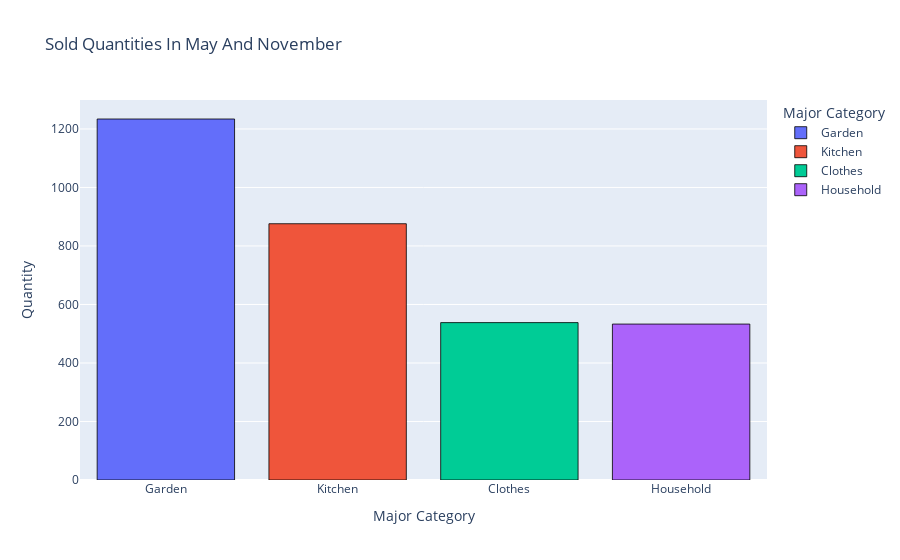

Notebook cell for this chart:
### Code cell
fig = px.bar(df_EDA[df_EDA.invoicedate.dt.month.isin([5, 11])].groupby('major_category')['quantity'].sum().reset_index().sort_values(by='quantity', ascending=False),
             x='major_category', y='quantity', color='major_category',
             title='Sold Quantities In May And November',
             labels={'major_category':'Major Category', 'quantity':'Quantity'})
fig.update_traces(marker_line_color = 'black', marker_line_width = 0.8)
fig.show()

### Figure 1 — Plotly figure (JSON) as saved in the notebook; plotly's stock layout.template omitted (floating-point values rounded to 4 significant figures)
{"data": [{"alignmentgroup": "True", "hovertemplate": "Major Category=%{x}<br>Quantity=%{y}<extra></extra>", "legendgroup": "Garden", "marker": {"color": "#636efa", "line": {"color": "black", "width": 0.8}, "pattern": {"shape": ""}}, "name": "Garden", "offsetgroup": "Garden", "orientation": "v", "showlegend": true, "textposition": "auto", "type": "bar", "x": ["Garden"], "xaxis": "x", "y": [1234], "yaxis": "y"}, {"alignmentgroup": "True", "hovertemplate": "Major Category=%{x}<br>Quantity=%{y}<extra></extra>", "legendgroup": "Kitchen", "marker": {"color": "#EF553B", "line": {"color": "black", "width": 0.8}, "pattern": {"shape": ""}}, "name": "Kitchen", "offsetgroup": "Kitchen", "orientation": "v", "showlegend": true, "textposition": "auto", "type": "bar", "x": ["Kitchen"], "xaxis": "x", "y": [876], "yaxis": "y"}, {"alignmentgroup": "True", "hovertemplate": "Major Category=%{x}<br>Quantity=%{y}<extra></extra>", "legendgroup": "Clothes", "marker": {"color": "#00cc96", "line": {"color": "black", "width": 0.8}, "pattern": {"shape": ""}}, "name": "Clothes", "offsetgroup": "Clothes", "orientation": "v", "showlegend": true, "textposition": "auto", "type": "bar", "x": ["Clothes"], "xaxis": "x", "y": [538], "yaxis": "y"}, {"alignmentgroup": "True", "hovertemplate": "Major Category=%{x}<br>Quantity=%{y}<extra></extra>", "legendgroup": "Household", "marker": {"color": "#ab63fa", "line": {"color": "black", "width": 0.8}, "pattern": {"shape": ""}}, "name": "Household", "offsetgroup": "Household", "orientation": "v", "showlegend": true, "textposition": "auto", "type": "bar", "x": ["Household"], "xaxis": "x", "y": [533], "yaxis": "y"}], "layout": {"barmode": "relative", "legend": {"title": {"text": "Major Category"}, "tracegroupgap": 0}, "title": {"text": "Sold Quantities In May And November"}, "xaxis": {"anchor": "y", "categoryarray": ["Garden", "Kitchen", "Clothes", "Household"], "categoryorder": "array", "domain": [0, 1], "title": {"text": "Major Category"}}, "yaxis": {"anchor": "x", "domain": [0, 1], "title": {"text": "Quantity"}}}}
